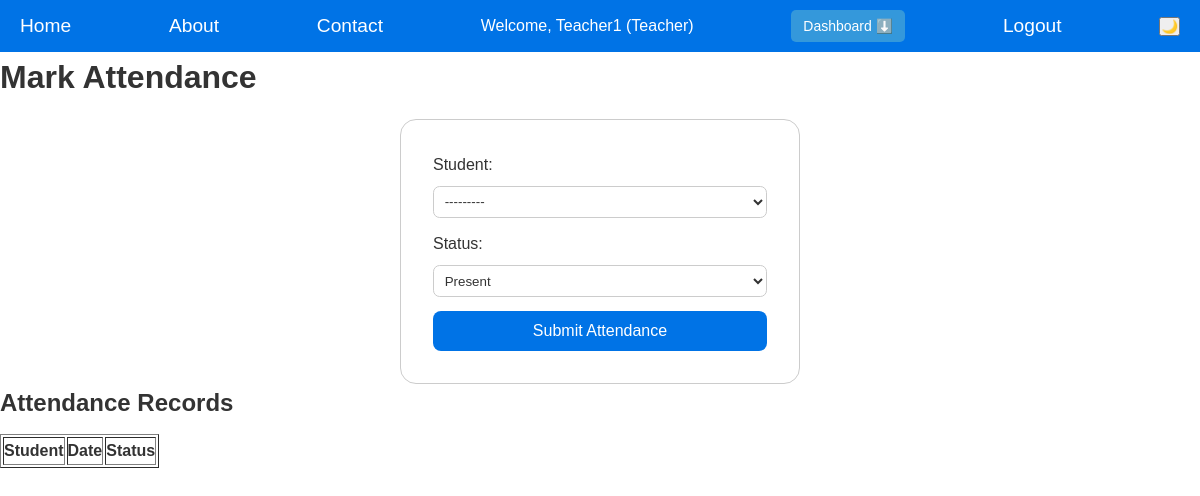
The app's page /mark-attendance/ (signed in), older data.
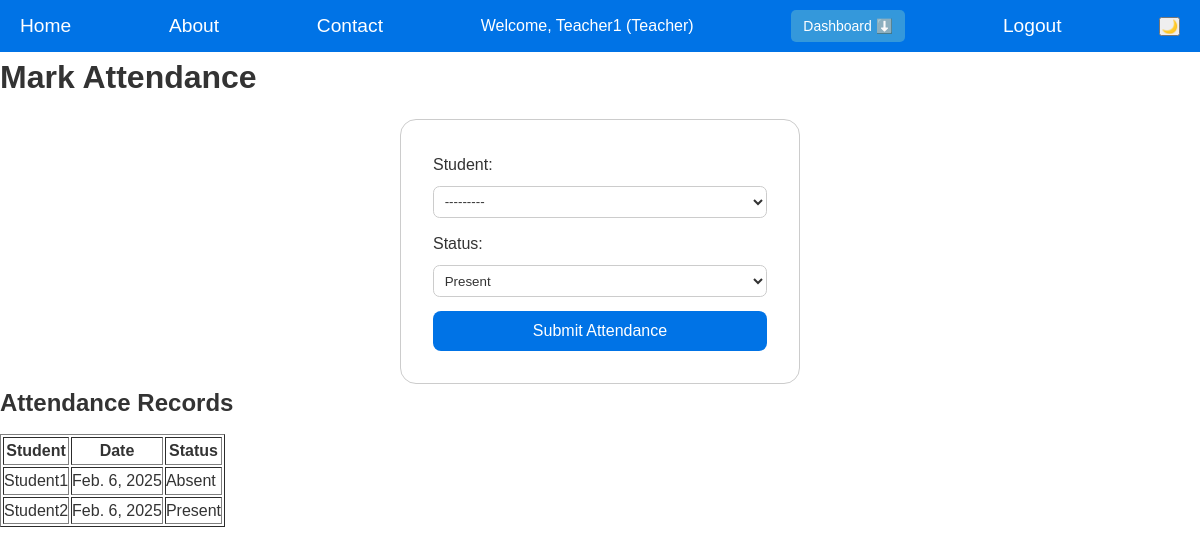
The same page, newer data.
### core/models.py (models this page shows, shortened)
class User(AbstractUser):
    ROLE_CHOICES = [
        ('admin', 'Admin'),
        ('teacher', 'Teacher'),
        ('student', 'Student'),
        ('parent', 'Parent'),
        ('staff', 'Non-Academic Staff'),
    ]
    role = models.CharField(max_length=20, choices=ROLE_CHOICES, default='student')
    def __str__(self):
        return self.username

class Attendance(models.Model):
    student = models.ForeignKey(settings.AUTH_USER_MODEL, on_delete=models.CASCADE, limit_choices_to={'role': 'student'})
    date = models.DateField(auto_now_add=True)
    status = models.CharField(
        max_length=10,
        choices=[('Present', 'Present'), ('Absent', 'Absent'), ('Late', 'Late')],
        default='Present'
    )
    teacher = models.ForeignKey(settings.AUTH_USER_MODEL, on_delete=models.CASCADE, related_name='attendance_teacher')

### core/views.py (the view)
# urls.py: path('mark-attendance/', views.mark_attendance, name='mark_attendance'),
@login_required
@user_passes_test(lambda user: user.role == 'teacher')
def mark_attendance(request):
    if request.method == 'POST':
        form = AttendanceForm(request.POST)
        if form.is_valid():
            attendance = form.save(commit=False)
            attendance.teacher = request.user
            attendance.save()
            return redirect('mark_attendance')
    else:
        form = AttendanceForm()
    attendance_records = Attendance.objects.filter(teacher=request.user)
    return render(request, 'core/mark_attendance.html', {'form': form, 'attendance_records': attendance_records})

### core/forms.py
class AttendanceForm(forms.ModelForm):
    class Meta:
        model = Attendance
        fields = ['student', 'status']

### core/templates/core/mark_attendance.html (shortened to what this page needs)
{% extends 'core/base.html' %}
{% block content %}
    <h1>Mark Attendance</h1>
    <form method="post">
        {{ form.as_p }}
        <button type="submit">Submit Attendance</button>
    </form>
    <h2>Attendance Records</h2>
    <table border="1">
        <tr>
            <th>Student</th>
            <th>Date</th>
            <th>Status</th>
        </tr>
        {% for record in attendance_records %}
            <tr>
                <td>{{ record.student }}</td>
                <td>{{ record.date }}</td>
                <td>{{ record.status }}</td>
            </tr>
        {% endfor %}
    </table>
{% endblock %}

### core/templates/core/base.html (shortened to what this page needs)
{% load static %}
<!DOCTYPE html>
<html lang="en">
<head>
    <link rel="stylesheet" href="{% static 'css/styles.css' %}">
</head>
<body class="light-mode">
    <nav>
        <a href="{% url 'home' %}">Home</a>
        <a href="{% url 'about' %}">About</a>
        <a href="{% url 'contact' %}">Contact</a>
        {% if user.is_authenticated %}
            <span>Welcome, {{ user.username }} ({{ user.role|default:"User"|title }})</span>
            <div class="dropdown">
                <button class="dropbtn">Dashboard ⬇️</button>
            </div>
            <a href="{% url 'logout' %}">Logout</a>
        {% else %}
            <a href="{% url 'login' %}">Login</a>
            <a href="{% url 'register' %}">Register</a>
        {% endif %}
        <button id="theme-toggle">🌙</button>
    </nav>
    <main>
        {% block content %}{% endblock %}
    </main>
</body>
</html>

### core/static/css/styles.css (style rules this page uses)
* { margin: 0; padding: 0; box-sizing: border-box; }
:root { --background-light: #fff; --text-light: #333; --background-dark: #222; --text-dark: #f4f4f4; --primary-color: #0073e6; --secondary-color: #005bb5; --border-color-light: #ccc; --border-color-dark: #555; }
body { background: var(--background-light); color: var(--text-light); font-family: Arial, sans-serif; line-height: 1.6; transition: background 0.3s, color 0.3s; }
nav { display: flex; justify-content: space-between; align-items: center; padding: 10px 20px; background: var(--primary-color); color: white; }
nav a { color: white; text-decoration: none; font-size: 1.2rem; }
h1, h2, h3, h4, h5, h6 { margin-bottom: 0.5em; color: var(--text-light); }
a { color: var(--primary-color); text-decoration: none; transition: color 0.3s; }
form { max-width: 400px; margin: 0 auto; padding: 2em; border: 1px solid var(--border-color-light); border-radius: 1em; background-color: var(--background-light); transition: background 0.3s, border-color 0.3s; }
input[type="text"], input[type="email"], input[type="password"], select, textarea { width: 100%; padding: 0.5em; margin-bottom: 1em; border: 1px solid var(--border-color-light); border-radius: 0.5em; box-sizing: border-box; background-color: var(--background-light); color: var(--text-light); transition: background 0.3s, border-color 0.3s, color 0.3s; }
label { margin-bottom: 0.5em; color: var(--text-light); display: block; }
button[type="submit"] { padding: 0.7em; color: white; background-color: var(--primary-color); border: none; border-radius: 0.5em; cursor: pointer; width: 100%; font-size: 1em; transition: background 0.3s; }
.dropdown { display: inline-block; position: relative; }
.dropbtn { background: #3498db; color: white; padding: 8px 12px; font-size: 14px; border: none; cursor: pointer; border-radius: 5px; }

Row changes from the older to the newer data that the page shows:
added Attendance: student "Student1", date "Feb. 6, 2025", status "Absent"
added Attendance: student "Student2", date "Feb. 6, 2025", status "Present"
